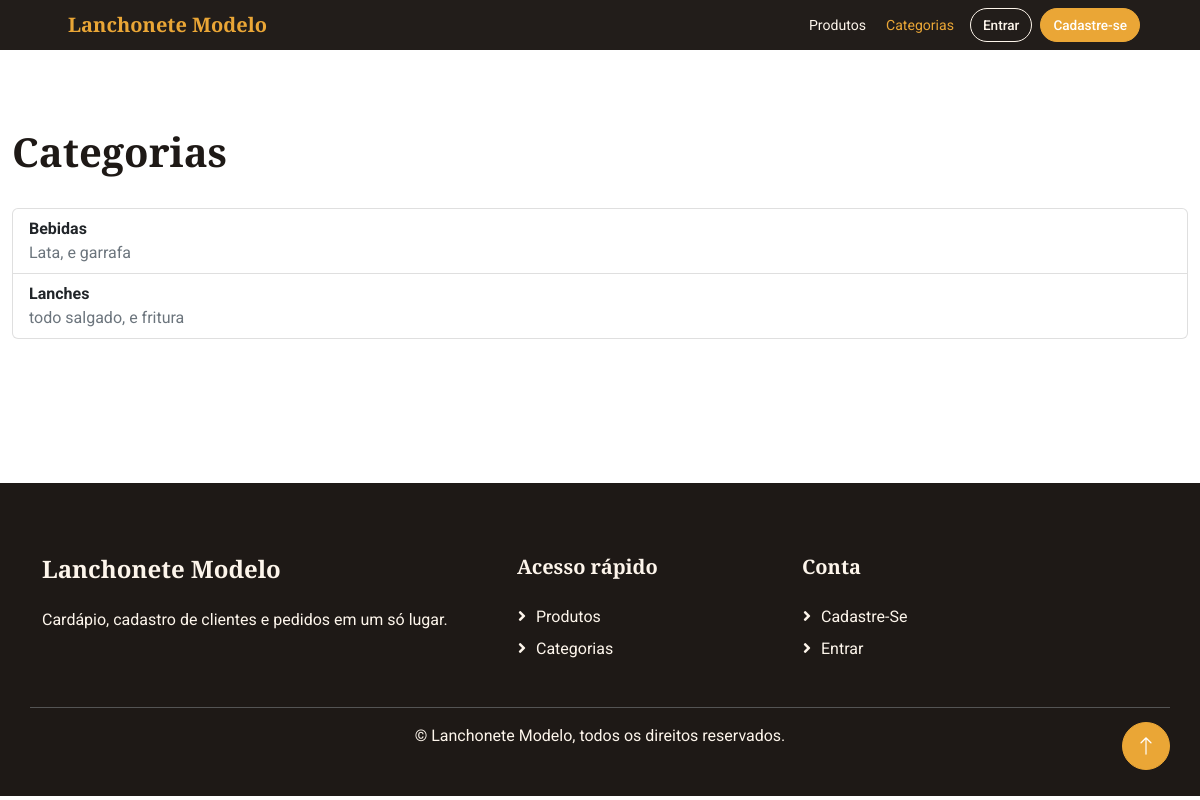
Before: /produtos/categorias/ with the older database file.
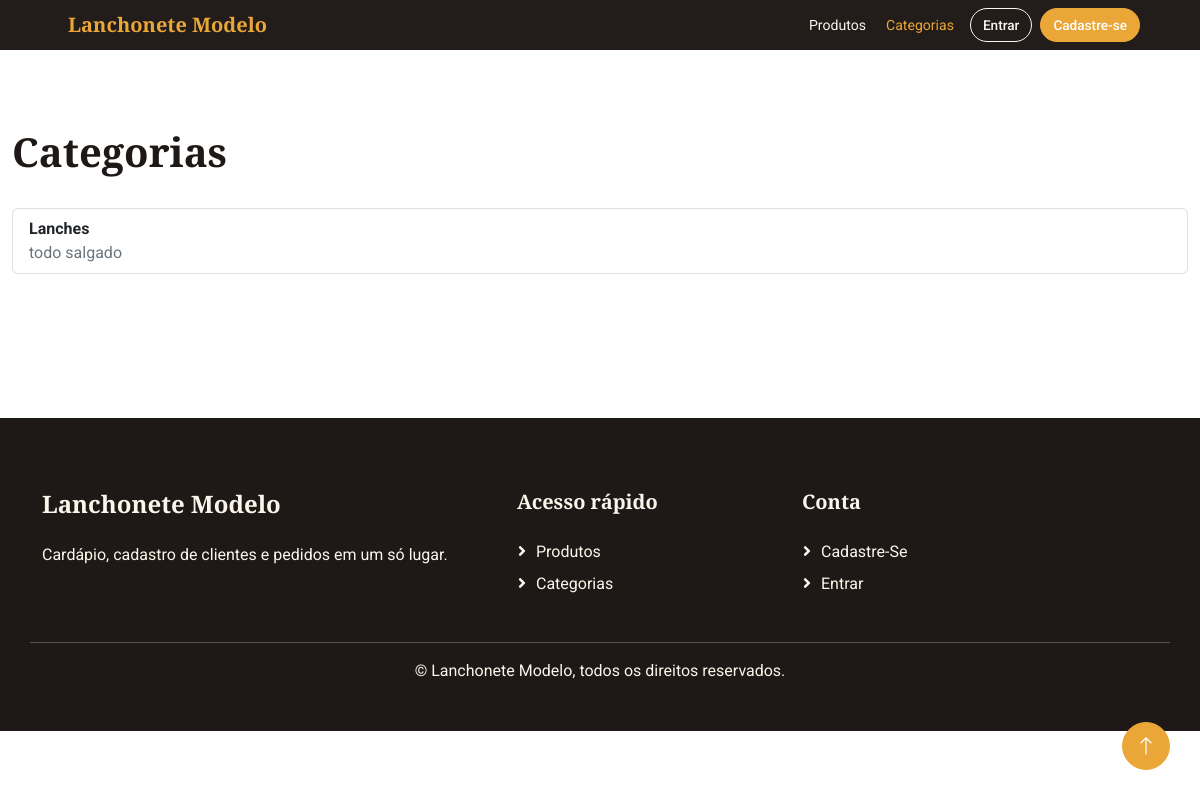
After: the same page with the newer database file.
### produtos/models.py (models this page shows, shortened)
class Categoria(models.Model):
    nome = models.CharField(max_length=100)
    descricao = models.CharField(max_length=255)

### produtos/views.py (the view)
# urls.py: path('categorias/', views.listar_categorias, name='listar_categorias'),
@require_http_methods(["GET", "HEAD"])
def listar_categorias(request):
    categorias = Categoria.objects.order_by("nome", "pk")
    return render(
        request,
        'categorias/listar.html',
        {'categorias': categorias}
    )

### produtos/templatetags/form_ui.py (called while the page is built)
@register.filter
def startswith(value, prefix):
    return bool(value and prefix and str(value).startswith(str(prefix)))

### produtos/templates/categorias/listar.html
{% extends "base.html" %}{% block content %}<div class="d-flex justify-content-between align-items-center mb-4"><h1 class="display-6">Categorias</h1>{% if perms.produtos.add_categoria %}<a class="btn btn-primary rounded-pill" href="{% url 'criar_categoria' %}">Nova categoria</a>{% endif %}</div><div class="list-group">{% for categoria in categorias %}<a class="list-group-item list-group-item-action" href="{% url 'detalhar_categoria' categoria.id %}"><strong>{{ categoria.nome }}</strong><span class="d-block text-muted">{{ categoria.descricao }}</span></a>{% empty %}<div class="alert alert-info">Nenhuma categoria cadastrada.</div>{% endfor %}</div>{% endblock %}

Changed rows visible on the page:
removed Categoria: nome "Bebidas", descricao "Lata, e garrafa"
changed Categoria "Lanches": descricao "todo salgado, e fritura" → "todo salgado"
